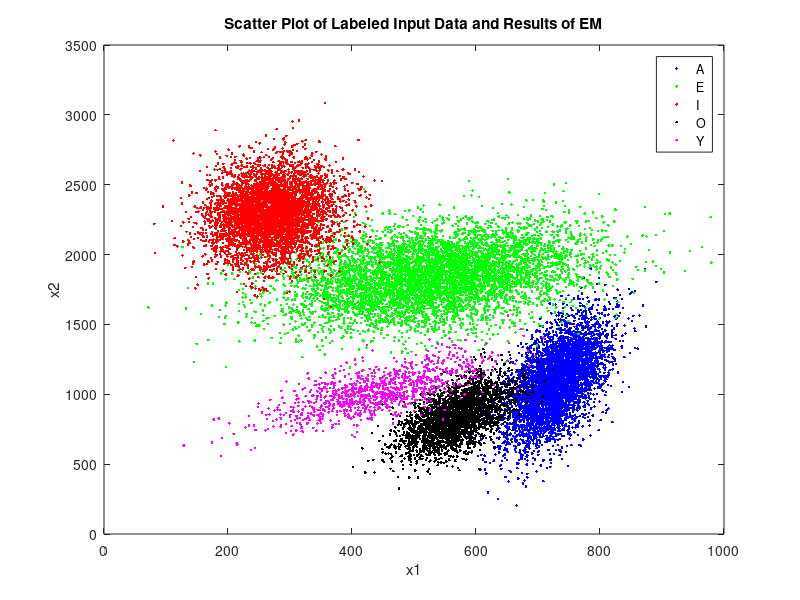

The MATLAB script that drew this image: (Note: this script raises an error after producing the figure.)
% Homework 6: Expectation Maximation

clc;
clear all;
close all;


dataset = load('vowels.mat');

M = 5;
alpha_0 = [1; 1; 1; 1; 1];
mu_0 = repmat(min(dataset.allvow), 5, 1) + repmat(max(dataset.allvow) - min(dataset.allvow), 5, 1) .* rand(5,2);
Sigma_0 = cat(3, [100000, 100; 100, 100000], [100000, 100; 100, 100000], [100000, 100; 100, 100000], [100000, 100; 100, 100000], [100000, 100; 100, 100000]);
max_iter = 1000;


% generate scatter plots

figure;
plot(dataset.a(:,1), dataset.a(:,2), 'b.');
hold on;
plot(dataset.e(:,1), dataset.e(:,2), 'g.');
plot(dataset.i(:,1), dataset.i(:,2), 'r.');
plot(dataset.o(:,1), dataset.o(:,2), 'k.');
%plot(dataset.u(:,1), dataset.u(:,2), 'c.');
plot(dataset.y(:,1), dataset.y(:,2), 'm.');
xlabel('x1');
ylabel('x2');
title('Scatter Plot of Labeled Input Data and Results of EM');
legend('A', 'E', 'I', 'O', 'Y');


% run EM algorithm

[alpha, mu, Sigma, L] = EM(dataset.allvow, M, alpha_0, mu_0, Sigma_0, max_iter);


% plot GMM

for m = 1:M
    plotGaussContour(mu(m,:), Sigma(:,:,m));
end


% plot log-Likelihood

figure;
plot(L);
xlabel('Iteration');
ylabel('log-Likelihood');
title('log-Likelihood Behaviour');



%% and now for something completely different: the same with diagonal Sigma

Sigma_0_diag = repmat([100000 100000], M, 1);


% generate scatter plots

figure;
plot(dataset.a(:,1), dataset.a(:,2), 'b.');
hold on;
plot(dataset.e(:,1), dataset.e(:,2), 'g.');
plot(dataset.i(:,1), dataset.i(:,2), 'r.');
plot(dataset.o(:,1), dataset.o(:,2), 'k.');
%plot(dataset.u(:,1), dataset.u(:,2), 'c.');
plot(dataset.y(:,1), dataset.y(:,2), 'm.');
xlabel('x1');
ylabel('x2');
title('Scatter Plot of Labeled Input Data and Results of EM with diagonal \Sigma');
legend('A', 'E', 'I', 'O', 'Y');


% run EM algorithm

[alpha_diag, mu_diag, Sigma_diag, L_diag] = EM_diagonal(dataset.allvow, M, alpha_0, mu_0, Sigma_0_diag, max_iter);


% plot GMM

for m = 1:M
    plotGaussContour(mu_diag(m,:), diag(Sigma_diag(m,:)));
end


% plot log-Likelihood

figure;
plot(L_diag);
xlabel('Iteration');
ylabel('log-Likelihood');
title('log-Likelihood Behaviour for diagonal \Sigma');
